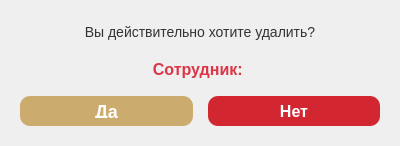
<?xml version="1.0" encoding="UTF-8"?>
<ui version="4.0">
 <class>DeleteDialog</class>
 <widget class="QDialog" name="DeleteDialog">
  <property name="geometry">
   <rect>
    <x>0</x>
    <y>0</y>
    <width>400</width>
    <height>146</height>
   </rect>
  </property>
  <property name="windowTitle">
   <string>Подтверждение удаления</string>
  </property>
  <property name="styleSheet">
   <string notr="true">background-color: white;

QDialog {
    background-color: white;
}
QLabel {
    color: #333333;
    font-size: 14px;
}
#messageLabel {
    font-size: 16px;
    font-weight: bold;
}
QPushButton {
    border-radius: 6px;
    padding: 8px 20px;
    font-size: 14px;
    font-weight: bold;
    min-width: 80px;
}
QPushButton#buttonYes {
    background-color: #dc3545;
    color: white;
    border: none;
}
QPushButton#buttonYes:hover {
    background-color: #c82333;
}
QPushButton#buttonNo {
    background-color: #6c757d;
    color: white;
    border: none;
}
QPushButton#buttonNo:hover {
    background-color: #5a6268;
}
   </string>
  </property>
  <layout class="QVBoxLayout" name="mainLayout">
   <property name="spacing">
    <number>15</number>
   </property>
   <property name="leftMargin">
    <number>20</number>
   </property>
   <property name="topMargin">
    <number>20</number>
   </property>
   <property name="rightMargin">
    <number>20</number>
   </property>
   <property name="bottomMargin">
    <number>20</number>
   </property>
   <item>
    <widget class="QLabel" name="label">
     <property name="font">
      <font>
       <pointsize>12</pointsize>
      </font>
     </property>
     <property name="text">
      <string>Вы действительно хотите удалить?</string>
     </property>
     <property name="alignment">
      <set>Qt::AlignmentFlag::AlignCenter</set>
     </property>
    </widget>
   </item>
   <item>
    <widget class="QLabel" name="nameLabel">
     <property name="styleSheet">
      <string notr="true">font-size: 16px; font-weight: bold; color: #dc3545;</string>
     </property>
     <property name="text">
      <string>Сотрудник: </string>
     </property>
     <property name="alignment">
      <set>Qt::AlignmentFlag::AlignCenter</set>
     </property>
     <property name="wordWrap">
      <bool>true</bool>
     </property>
    </widget>
   </item>
   <item>
    <layout class="QHBoxLayout" name="horizontalLayout">
     <item>
      <widget class="QPushButton" name="buttonYes">
       <property name="minimumSize">
        <size>
         <width>0</width>
         <height>30</height>
        </size>
       </property>
       <property name="maximumSize">
        <size>
         <width>16777215</width>
         <height>30</height>
        </size>
       </property>
       <property name="styleSheet">
        <string>QPushButton {
             background-color: #ccab6e;
             color: white;
             border-radius: 10px;
             font-weight: bold;
             font-size: 18px;
             border: none;
           }
           QPushButton:hover {
             background-color: #998664;
           }
           QPushButton:pressed {
             background-color: #7a6a50;
           }</string>
       </property>
       <property name="text">
        <string>Да</string>
       </property>
      </widget>
     </item>
     <item>
      <widget class="QPushButton" name="buttonNo">
       <property name="minimumSize">
        <size>
         <width>0</width>
         <height>30</height>
        </size>
       </property>
       <property name="maximumSize">
        <size>
         <width>16777215</width>
         <height>30</height>
        </size>
       </property>
       <property name="styleSheet">
        <string notr="true">QPushButton {
             background-color: #D22730;
             color: white;
             border-radius: 10px;
             font-weight: bold;
             font-size: 16px;
             border: none;
           }
           QPushButton:hover {
             background-color: #862633;
           }
           QPushButton:pressed {
             background-color: #6a1e29;
           }</string>
       </property>
       <property name="text">
        <string>Нет</string>
       </property>
      </widget>
     </item>
    </layout>
   </item>
  </layout>
 </widget>
 <resources/>
 <connections/>
</ui>
